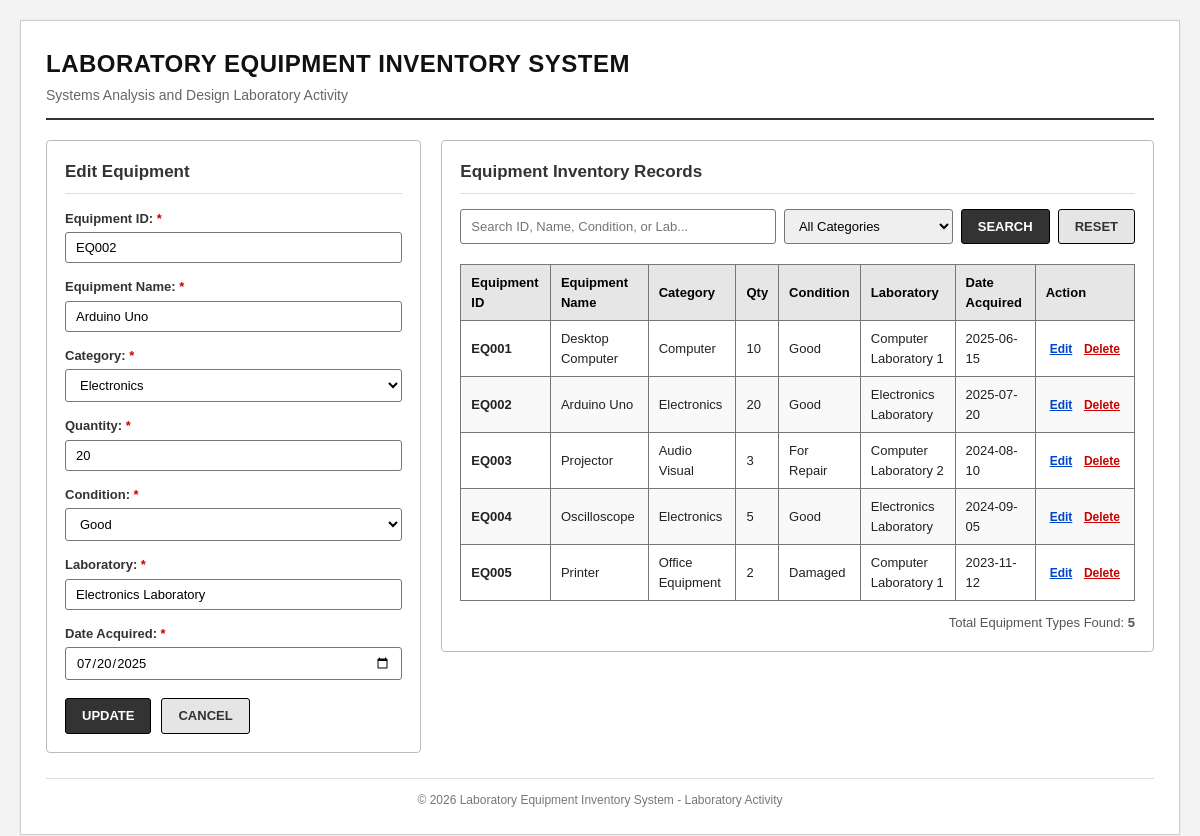
Screenshot of /index.php?edit=EQ002 with the database file from the repository.
### tables this page shows
CREATE TABLE `equipment` (
    `equipment_id` VARCHAR(20) NOT NULL PRIMARY KEY,
    `equipment_name` VARCHAR(100) NOT NULL,
    `category` VARCHAR(50) NOT NULL,
    `quantity` INT NOT NULL DEFAULT 0,
    `condition` VARCHAR(30) NOT NULL,
    `laboratory` VARCHAR(100) NOT NULL,
    `date_acquired` DATE NOT NULL
);

### index.php (the view, shortened to what this page needs)
<?php
require_once 'config.php';
$edit_data = null;
if (isset($_GET['edit'])) {
    $edit_id = trim($_GET['edit']);
    $stmt = $pdo->prepare("SELECT * FROM equipment WHERE equipment_id = ?");
    $stmt->execute([$edit_id]);
    $edit_data = $stmt->fetch();
}
$search           = isset($_GET['search']) ? trim($_GET['search']) : '';
$params = [];
$sql = "SELECT * FROM equipment";
$sql .= " ORDER BY equipment_id ASC";
$stmt = $pdo->prepare($sql);
$stmt->execute($params);
$records = $stmt->fetchAll();
$categories = ['Computer', 'Electronics', 'Audio Visual', 'Office Equipment', 'Laboratory Equipment', 'Other'];
$conditions = ['Good', 'For Repair', 'Damaged', 'Unserviceable'];
?>
<!DOCTYPE html>
<html lang="en">
<head>
    <link rel="stylesheet" href="style.css">
</head>
<body>
<div class="container">
    <header class="header">
        <h1>LABORATORY EQUIPMENT INVENTORY SYSTEM</h1>
        <p>Systems Analysis and Design Laboratory Activity</p>
    </header>
    <div class="layout-grid">
        <div class="panel form-panel">
            <h2><?= $edit_data ? 'Edit Equipment' : 'Add New Equipment' ?></h2>
            <form action="index.php" method="POST">
                <div class="form-group">
                    <label for="equipment_id">Equipment ID: <span class="required">*</span></label>
                    <input type="text" id="equipment_id" name="equipment_id" value="<?= htmlspecialchars($edit_data['equipment_id'] ?? '') ?>" <?= $edit_data ? 'readonly' : 'required' ?> placeholder="e.g. EQ001">
                </div>
                <div class="form-group">
                    <label for="equipment_name">Equipment Name: <span class="required">*</span></label>
                    <input type="text" id="equipment_name" name="equipment_name" value="<?= htmlspecialchars($edit_data['equipment_name'] ?? '') ?>" required placeholder="e.g. Desktop Computer">
                </div>
                <div class="form-group">
                    <label for="category">Category: <span class="required">*</span></label>
                    <select id="category" name="category" required>
                        <?php foreach ($categories as $cat): ?>
                            <option value="<?= htmlspecialchars($cat) ?>" <?= (isset($edit_data['category']) && $edit_data['category'] === $cat) ? 'selected' : '' ?>>
                                <?= htmlspecialchars($cat) ?>
                            </option>
                        <?php endforeach; ?>
                    </select>
                </div>
                <div class="form-group">
                    <label for="quantity">Quantity: <span class="required">*</span></label>
                    <input type="number" id="quantity" name="quantity" value="<?= htmlspecialchars($edit_data['quantity'] ?? '1') ?>" min="0" required>
                </div>
                <div class="form-group">
                    <label for="condition">Condition: <span class="required">*</span></label>
                    <select id="condition" name="condition" required>
                        <?php foreach ($conditions as $cond): ?>
                            <option value="<?= htmlspecialchars($cond) ?>" <?= (isset($edit_data['condition']) && $edit_data['condition'] === $cond) ? 'selected' : '' ?>>
                                <?= htmlspecialchars($cond) ?>
                            </option>
                        <?php endforeach; ?>
                    </select>
                </div>
                <div class="form-group">
                    <label for="laboratory">Laboratory: <span class="required">*</span></label>
                    <input type="text" id="laboratory" name="laboratory" value="<?= htmlspecialchars($edit_data['laboratory'] ?? '') ?>" required placeholder="e.g. Computer Lab 1">
                </div>
                <div class="form-group">
                    <label for="date_acquired">Date Acquired: <span class="required">*</span></label>
                    <input type="date" id="date_acquired" name="date_acquired" value="<?= htmlspecialchars($edit_data['date_acquired'] ?? date('Y-m-d')) ?>" required>
                </div>
                <div class="form-buttons">
                    <?php if ($edit_data): ?>
                        <button type="submit" name="update_equipment" class="btn btn-primary">UPDATE</button>
                        <a href="index.php" class="btn btn-secondary">CANCEL</a>
                    <?php else: ?>
                        <button type="submit" name="add_equipment" class="btn btn-primary">SAVE</button>
                        <button type="reset" class="btn btn-secondary">CLEAR</button>
                    <?php endif; ?>
                </div>
            </form>
        </div>
        <div class="panel table-panel">
            <h2>Equipment Inventory Records</h2>
            <form action="index.php" method="GET" class="search-form">
                <div class="search-row">
                    <input type="text" name="search" value="<?= htmlspecialchars($search) ?>" placeholder="Search ID, Name, Condition, or Lab...">
                    <select name="category">
                        <option value="">All Categories</option>
                    </select>
                    <button type="submit" class="btn btn-search">SEARCH</button>
                    <a href="index.php" class="btn btn-reset">RESET</a>
                </div>
            </form>
            <div class="table-wrapper">
                <table class="inventory-table">
                    <thead>
                        <tr>
                            <th>Equipment ID</th>
                            <th>Equipment Name</th>
                            <th>Category</th>
                            <th>Qty</th>
                            <th>Condition</th>
                            <th>Laboratory</th>
                            <th>Date Acquired</th>
                            <th>Action</th>
                        </tr>
                    </thead>
                    <tbody>
                        <?php if (count($records) > 0): ?>
                            <?php foreach ($records as $row): ?>
                                <tr>
                                    <td><strong><?= htmlspecialchars($row['equipment_id']) ?></strong></td>
                                    <td><?= htmlspecialchars($row['equipment_name']) ?></td>
                                    <td><?= htmlspecialchars($row['category']) ?></td>
                                    <td class="text-center"><?= (int)$row['quantity'] ?></td>
                                    <td><?= htmlspecialchars($row['condition']) ?></td>
                                    <td><?= htmlspecialchars($row['laboratory']) ?></td>
                                    <td><?= htmlspecialchars($row['date_acquired']) ?></td>
                                    <td class="action-cell">
                                        <a href="index.php?edit=<?= urlencode($row['equipment_id']) ?>" class="btn-action edit">Edit</a>
                                        <a href="index.php?delete=<?= urlencode($row['equipment_id']) ?>" class="btn-action delete" onclick="return confirm('Are you sure you want to delete this equipment record?')">Delete</a>
                                    </td>
                                </tr>
                            <?php endforeach; ?>
                        <?php else: ?>
                            <tr>
                                <td colspan="8" class="no-records">No equipment records found.</td>
                            </tr>
                        <?php endif; ?>
                    </tbody>
                </table>
            </div>
            <div class="record-summary">
                Total Equipment Types Found: <strong><?= count($records) ?></strong>
            </div>
        </div>
    </div>
    <footer class="footer">
        <p>&copy; <?= date('Y') ?> Laboratory Equipment Inventory System - Laboratory Activity</p>
    </footer>
</div>
</body>
</html>

### style.css (style rules this page uses)
* { box-sizing: border-box; margin: 0; padding: 0; }
body { font-family: Arial, Helvetica, sans-serif; background-color: #f4f4f4; color: #222222; line-height: 1.5; padding: 20px; }
.container { max-width: 1200px; margin: 0 auto; background: #ffffff; padding: 25px; border: 1px solid #cccccc; box-shadow: 0 0 5px rgba(0,0,0,0.05); }
.header { border-bottom: 2px solid #333333; padding-bottom: 12px; margin-bottom: 20px; }
.header h1 { font-size: 24px; color: #111111; text-transform: uppercase; letter-spacing: 0.5px; }
.header p { font-size: 14px; color: #666666; margin-top: 3px; }
.layout-grid { display: flex; gap: 20px; align-items: flex-start; }
.panel { background: #ffffff; border: 1px solid #bbbbbb; padding: 18px; border-radius: 4px; }
.form-panel { flex: 1; min-width: 300px; }
.table-panel { flex: 2; min-width: 500px; }
.panel h2 { font-size: 17px; border-bottom: 1px solid #dddddd; padding-bottom: 8px; margin-bottom: 15px; color: #333333; }
.form-group { margin-bottom: 14px; }
.form-group label { display: block; font-size: 13px; font-weight: bold; color: #333333; margin-bottom: 4px; }
.required { color: #cc0000; }
.form-group input, .form-group select { width: 100%; padding: 7px 10px; font-size: 13px; border: 1px solid #777777; border-radius: 3px; font-family: inherit; background-color: #ffffff; }
.form-buttons { display: flex; gap: 10px; margin-top: 18px; }
.btn { display: inline-block; padding: 7px 16px; font-size: 13px; font-weight: bold; border: 1px solid #000000; text-decoration: none; cursor: pointer; border-radius: 3px; font-family: inherit; text-align: center; }
.btn-primary { background-color: #333333; color: #ffffff; }
.btn-secondary { background-color: #e5e5e5; color: #333333; }
.btn-search { background-color: #333333; color: #ffffff; }
.btn-reset { background-color: #e5e5e5; color: #333333; }
.search-form { margin-bottom: 15px; }
.search-row { display: flex; gap: 8px; flex-wrap: wrap; }
.search-row input, .search-row select { padding: 6px 10px; font-size: 13px; border: 1px solid #777777; border-radius: 3px; font-family: inherit; }
.search-row input { flex: 2; min-width: 160px; }
.search-row select { flex: 1; min-width: 120px; }
.table-wrapper { overflow-x: auto; }
.inventory-table { width: 100%; border-collapse: collapse; margin-top: 5px; font-size: 13px; }
.inventory-table th, .inventory-table td { border: 1px solid #777777; padding: 8px 10px; text-align: left; }
.inventory-table th { background-color: #e6e6e6; color: #000000; font-weight: bold; }
.inventory-table tr:nth-child(even) { background-color: #f9f9f9; }
.text-center { text-align: center; }
.action-cell { white-space: nowrap; text-align: center; }
.btn-action { font-size: 12px; font-weight: bold; text-decoration: underline; margin: 0 4px; }
.btn-action.edit { color: #0044cc; }
.btn-action.delete { color: #cc0000; }
.record-summary { margin-top: 12px; font-size: 13px; color: #555555; text-align: right; }
.footer { margin-top: 25px; padding-top: 12px; border-top: 1px solid #dddddd; text-align: center; font-size: 12px; color: #777777; }

### rows the page displays
equipment: equipment_id "EQ002", equipment_name "Arduino Uno", category "Electronics", quantity "20", condition "Good", laboratory "Electronics Laboratory", date_acquired "07/20/2025", date_acquired "2025-07-20"
equipment: equipment_id "EQ001", equipment_name "Desktop Computer", category "Computer", quantity "10", condition "Good", laboratory "Computer Laboratory 1", date_acquired "2025-06-15"
equipment: equipment_id "EQ003", equipment_name "Projector", category "Audio Visual", quantity "3", condition "For Repair", laboratory "Computer Laboratory 2", date_acquired "2024-08-10"
equipment: equipment_id "EQ004", equipment_name "Oscilloscope", category "Electronics", quantity "5", condition "Good", laboratory "Electronics Laboratory", date_acquired "2024-09-05"
equipment: equipment_id "EQ005", equipment_name "Printer", category "Office Equipment", quantity "2", condition "Damaged", laboratory "Computer Laboratory 1", date_acquired "2023-11-12"

### other values shown
count($records) "5"
